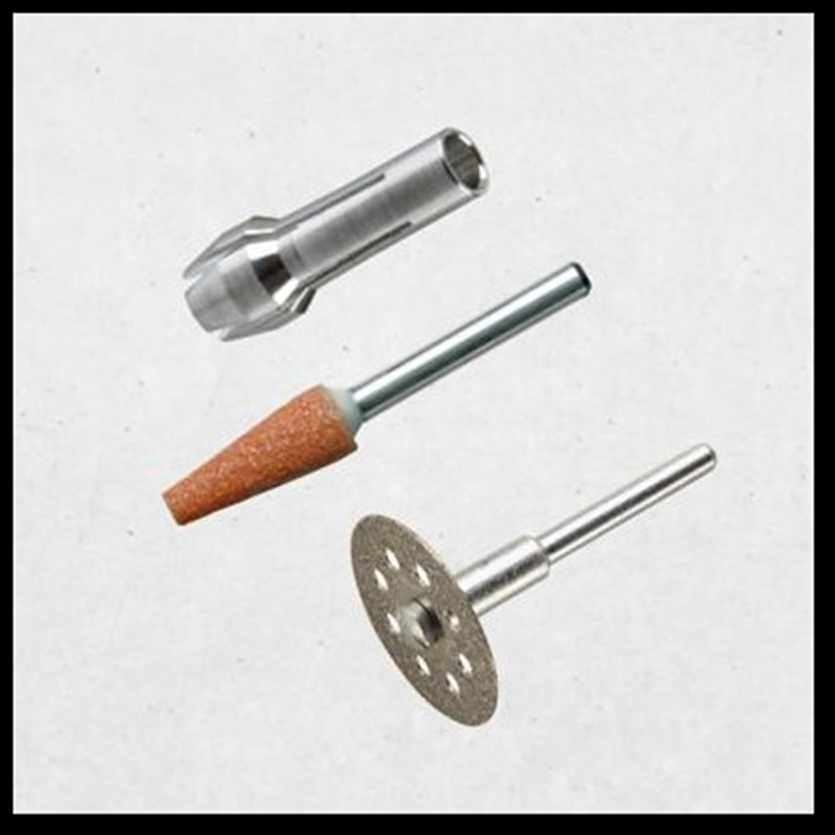
#> input picture Material/tornos.png, 835 x 835 px
$ python binary_inv.py
#> lines starting #> are read from the running program, lines starting #| are printed output that depends on the picture; after the words box and inside, x2 and y2 are one past the last pixel; in counts of white or black regions, pixels touching at a corner belong together
import numpy as pn
import cv2 as cv

gray = cv.imread('../Material/tornos.png', cv.IMREAD_GRAYSCALE)
#> gray: shape (835, 835); min 0, max 255, mean 205.9
t,dst = cv.threshold(gray, 170, 255, cv.THRESH_BINARY_INV)
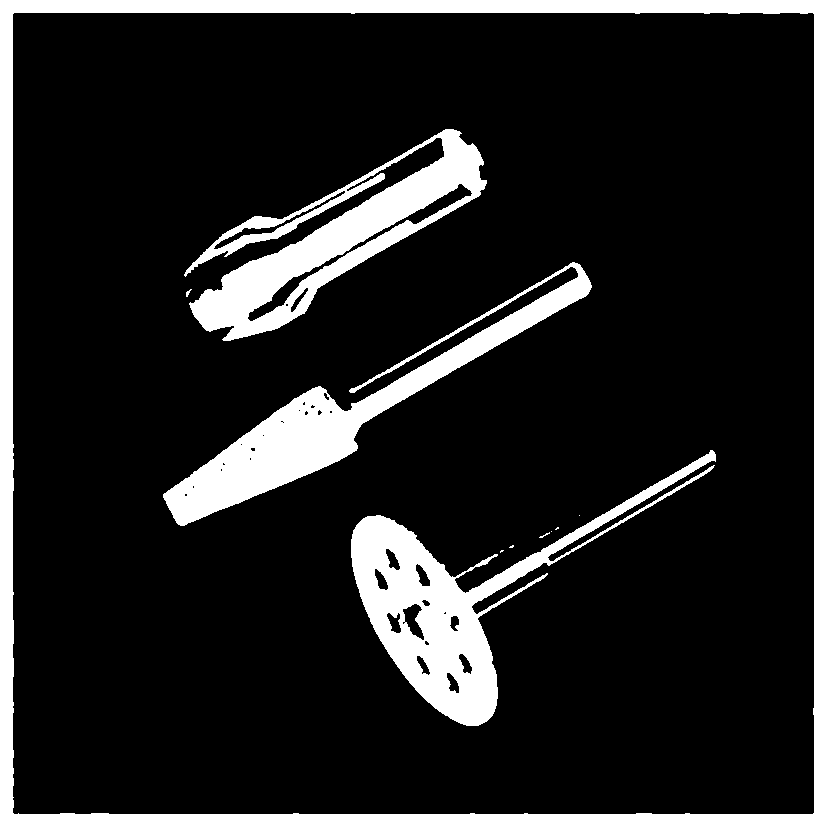
#> dst: shape (835, 835); 16.3% white; 11 white regions (6 under 20 px), largest, box (x1, y1, x2, y2) and area: (0, 0, 835, 835) 55874, (351, 450, 716, 726) 20324, (184, 129, 487, 341) 19005, (163, 262, 592, 526) 18378, (186, 289, 192, 297) 21

cv.imshow('Umbral', gray)
cv.imshow('Resultado', dst)

cv.waitKey(0)
cv.destroyAllWindows()
